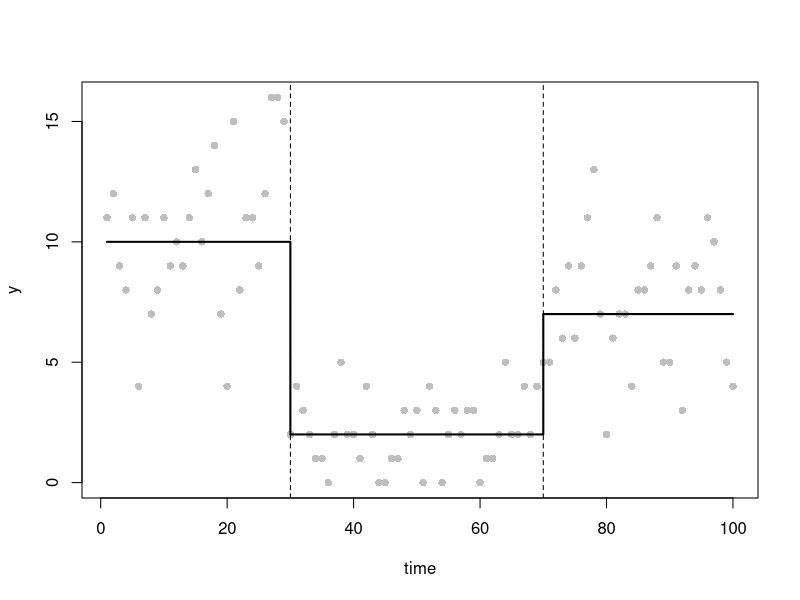
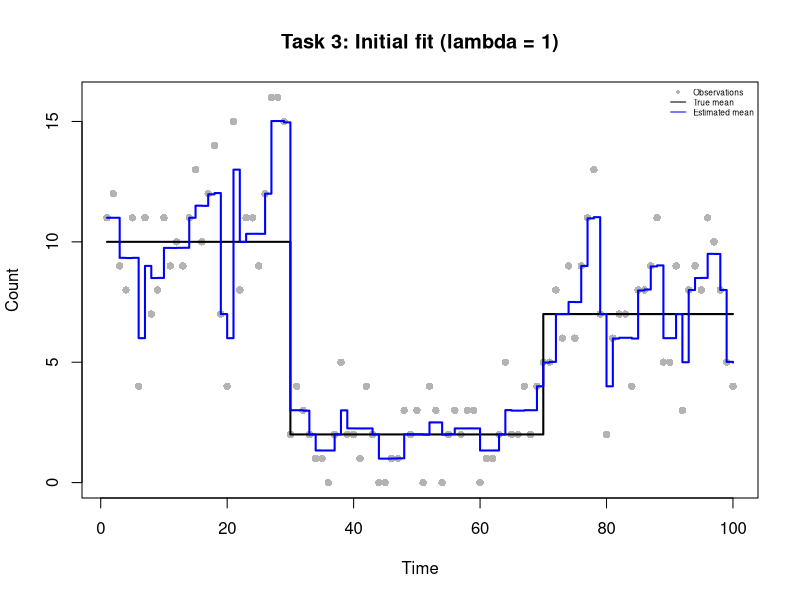
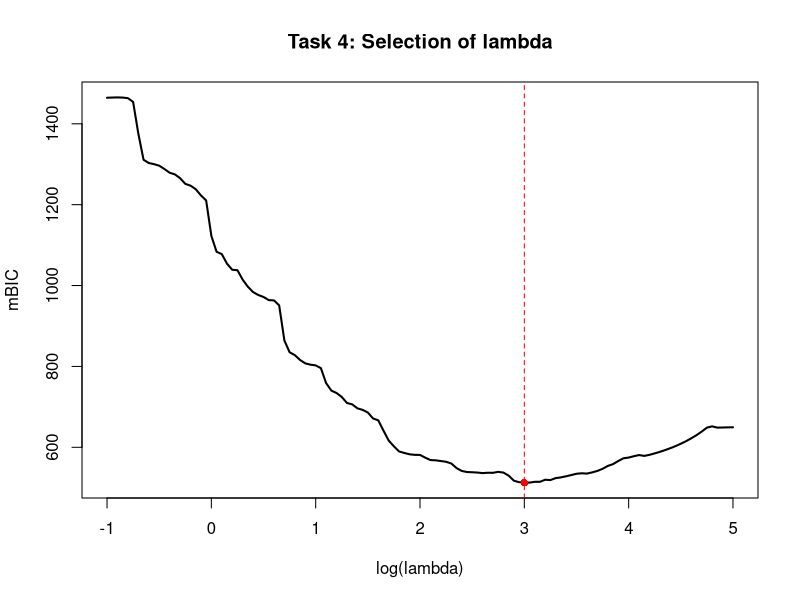
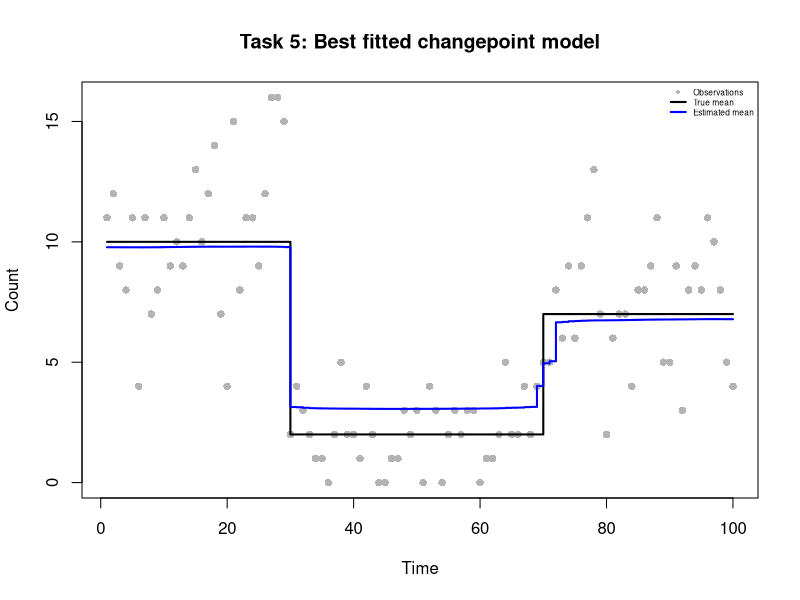
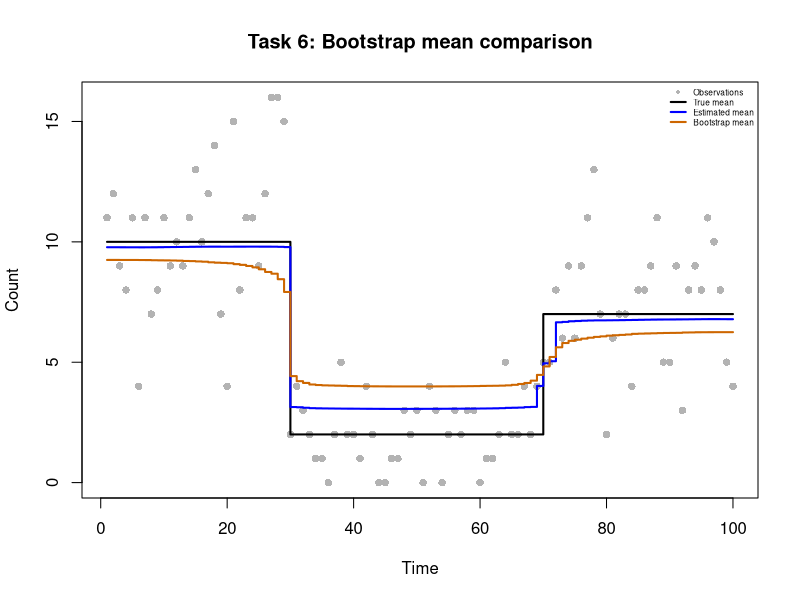
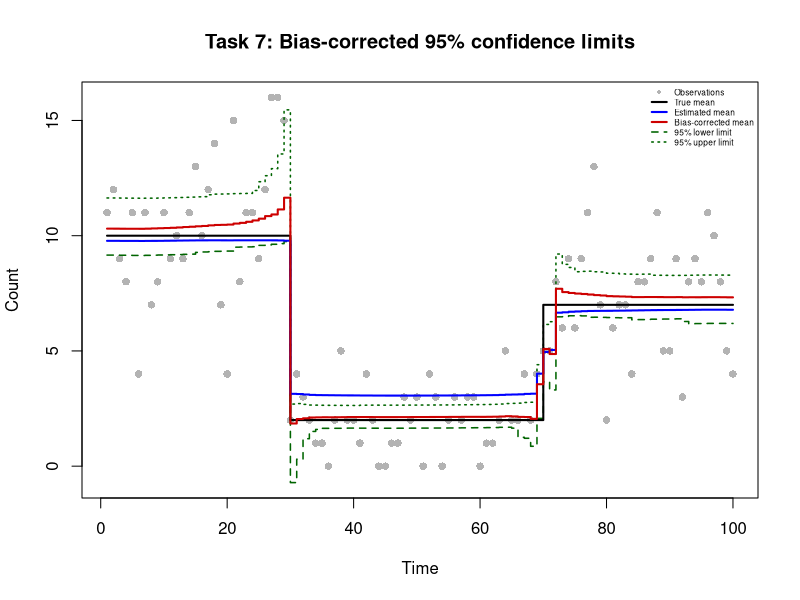

The R source for these figures, in order:
# Practical 3: Poisson Changepoint Model
# GitHub repository: https://github.com/tttraveller/Extended-statistics-pratical_1-.git
#
# Group number: 36
# Group member contributions:
# Lianjie Wu(s2970562): Tasks 1-3
#   Data simulation, smoothed LASSO objective and derivatives,
#   finite-difference verification, and initial BFGS fitting.
# Sicheng Liang(s2956212): Tasks 4-5
#   mBIC-based penalty selection, optimal model refitting,
#   and changepoint estimation.
# Josie Zhuo(s2959889): Tasks 6-7
#   Parametric bootstrap, bias correction, confidence intervals,
#   and final visualisation.
# All members participated in code review, testing, and integration.

#Task 1: Simulate data from a poisson changepoint model
set.seed(12345)
n <- 100
time <- 1:n

tau_true <- c(1, 30, 70, n+1)  ## cpt positions (with tau_0 and tau_{m+1})
m_true <- length(tau_true)-2  ## number of cpts (m)
theta_true <- c(10, 2, 7)  ## segment parameters (theta_1, theta_2, theta_3)

mu_true <- numeric(n)  ## mean function

for(i in seq_along(theta_true))
  mu_true[tau_true[i]:(tau_true[i+1]-1)] <- theta_true[i]
y <- rpois(n, lambda = mu_true)  ## simulate data y

# plot the observations, true mean and changepoint locations
plot(time, y, pch = 16, col = "grey")
lines(mu_true, col="black", lwd=2, type ="s")
abline(v = tau_true[-c(1,length(tau_true))], lty="dashed")

#Task 2: Smoothed LASSO objective and its derivatives

# Compute the penalised negative Poisson log-likelihood
# The cumulative sum of beta gives the log-mean at each time point
# Only beta[2:n] is penalised, since beta[1] is the baseline
poission_lasso_objective <- function(beta, y, lambda = 1, eps = 1e-6) {
  eta <- cumsum(beta)
  mu <- exp(eta)
  neg_loglik <- sum(mu - y * eta + lgamma(y + 1))
  penalty <- lambda * sum(sqrt(beta[-1L]^2 + eps))
  neg_loglik + penalty
}

# Compute the gradient of the penalised objective
# Reverse cumulative sums compute the negative log-likelihood gradient
# The smoothed LASSO derivative is added for beta[2:n]
poission_lasso_grad <- function(beta, y, lambda = 1, eps = 1e-6) {
  mu <- exp(cumsum(beta))
  gradient <- rev(cumsum(rev(mu - y)))
  gradient[-1L] <- gradient[-1L] +
    lambda * beta[-1L] / sqrt(beta[-1L]^2 + eps)
  gradient
}

# Compute the Hessian matrix of the penalised objective
# Each likelihood entry sums mu from max(i,j) to n
poission_lasso_hess <- function(beta, y, lambda = 1, eps = 1e-6) {
  p <- length(beta)
  mu <- exp(cumsum(beta))
  tail_mu <- rev(cumsum(rev(mu)))
  max_index <- outer(seq_len(p), seq_len(p), FUN = pmax)
  H <- matrix(tail_mu[as.vector(max_index)], nrow = p, ncol = p)
  j <- seq.int(2L, p)
  H[cbind(j, j)] <- H[cbind(j, j)] +
    lambda * eps / (beta[j]^2 + eps)^(3 / 2)
  H
}

# Check the analytical derivatives using central finite differences
# Start from a constant-mean model with no initial changepoints
beta_start <- c(log(mean(y)), rep(0, n - 1L))

# Test the baseline and three selected change parameters
check_idx <- c(1L, 30L, 70L, 100L)
h <- 1e-6

# Approximate the gradient using difference in objective values
numeric_grad <- sapply(check_idx, function(j) {
  bp <- beta_start
  bm <- beta_start
  bp[j] <- bp[j] + h
  bm[j] <- bm[j] - h
  (poission_lasso_objective(bp, y) -
      poission_lasso_objective(bm, y)) / (2 * h)
})
analytic_grad <- poission_lasso_grad(beta_start, y)
grad_error <- max(abs(numeric_grad - analytic_grad[check_idx]))

# Approximate Hessian columns using differences in gradients
numeric_hess_cols <- sapply(check_idx, function(j) {
  bp <- beta_start
  bm <- beta_start
  bp[j] <- bp[j] + h
  bm[j] <- bm[j] - h
  (poission_lasso_grad(bp, y) - poission_lasso_grad(bm, y)) / (2 * h)
})
analytic_hess <- poission_lasso_hess(beta_start, y)
hess_error <- max(abs(numeric_hess_cols - analytic_hess[, check_idx]))

# Report the largest errors and stop if they exceed tolerance
cat("Finite-difference gradient max error:", grad_error, "\n")
cat("Finite-difference Hessian max error:", hess_error, "\n")
stopifnot(grad_error < 1e-3, hess_error < 1e-2)


# Task 3: Initial model fitting with lambda=1

# Fit the penalised Poisson model using BFGS
# If optimisation fails to converge, restart from the last estimate
# with an increased iteration limit
fit_poisson <- function(y, lambda, start) {
  fit <- optim(par = start,
               fn = poission_lasso_objective,
               gr = poission_lasso_grad,
               y = y, lambda = lambda, eps = 1e-6,
               method = "BFGS",
               control = list(maxit = 2000, reltol = 1e-9))
  if (fit$convergence != 0L) {
    fit <- optim(par = fit$par,
                 fn = poission_lasso_objective,
                 gr = poission_lasso_grad,
                 y = y, lambda = lambda, eps = 1e-6,
                 method = "BFGS",
                 control = list(maxit = 4000, reltol = 1e-9))
  }
  fit
}

# Fit the model with the initial penalty lambda=1
fit_initial <- fit_poisson(y, lambda = 1, start = beta_start)

# Check convergence and the remaining gradient magnitude
cat("Task 3 BFGS convergence code:", fit_initial$convergence, "\n")
cat("Task 3 maximum absolute gradient:",
    max(abs(poission_lasso_grad(fit_initial$par, y, lambda = 1))), "\n")
if (fit_initial$convergence != 0L) stop("Task 3 did not converge.")

# Recover the estimated mean from the fitted log-mean parameters
mu_initial <- exp(cumsum(fit_initial$par))

# Compare observations with the true and estimated mean functions
plot(
  time, y,
  pch = 16, col = "grey70",
  xlab = "Time", ylab = "Count",
  main = "Task 3: Initial fit (lambda = 1)"
)

lines(time, mu_true, col = "black", lwd = 2, type = "s")
lines(time, mu_initial, col = "blue", lwd = 2, type = "s")

legend(
  "topright",
  legend = c("Observations", "True mean", "Estimated mean"),
  col = c("grey70", "black", "blue"),
  pch = c(16, NA, NA),
  lty = c(NA, 1, 1),
  cex = 0.5,
  bty = "n"
)


#Task 4: Penalty selection via grid search and mBIC

#generate the 121 lambda values
log_lambda_grid <- seq(-1, 5, by = 0.05)
lambda_grid <- exp(log_lambda_grid)
n_lambda <- length(lambda_grid)

# Store the results for each penalty value
mbic_values <- rep(NA_real_, n_lambda)
edf_values <- rep(NA_real_, n_lambda)
loglik_values <- rep(NA_real_, n_lambda)
convergence_codes <- rep(NA_integer_, n_lambda)

# Use warm starts to improve optimisation efficiency.
beta_current <- beta_start

for (i in seq_along(lambda_grid)) {
  lambda_current <- lambda_grid[i]
  # Fit the penalised Poisson model(by BFGS)
  fit <- fit_poisson(
    y = y,
    lambda = lambda_current,
    start = beta_current
  )
  
  # Record the convergence and skip unsuccessful fits
  convergence_codes[i] <- fit$convergence
  
  if (fit$convergence != 0L) {
    warning(paste("Optimisation failed at lambda =", lambda_current))
    next
  }
  
  # Extract the estimated parameters and update the parameters
  beta_hat <- fit$par
  beta_current <- beta_hat
  
  # Compute Hessians
  H_lambda <- poission_lasso_hess(
    beta_hat, y, lambda = lambda_current
  )
  
  H_0 <- poission_lasso_hess(
    beta_hat, y, lambda = 0
  )
  
  # Compute the effective degrees of freedom
  # Handle possible numerical failures when solving the Hessian system.
  edf <- tryCatch(
    #compute the trace(H_lambda^{-1} * H_0)
    sum(diag(solve(H_lambda, H_0))),
    error = function(e) {
      warning(paste("EDF calculation failed at lambda =", lambda_current))
      NA_real_
    }
  )
  
  if (!is.finite(edf)) next
  
  # Evaluate the unpenalised log-likelihood
  loglik <- -poission_lasso_objective(
    beta_hat, y, lambda = 0
  )
  
  # Compute the effective number of changepoints
  m_tilde <- edf - 1
  
  # Modified BIC
  mbic <- 3 * m_tilde * log(length(y)) - 2 * loglik
  
  # Results
  edf_values[i] <- edf
  loglik_values[i] <- loglik
  mbic_values[i] <- mbic
}
# Warn if any grid points failed to converge or produced invalid mBIC values
if (any(convergence_codes != 0L, na.rm = TRUE) ||
    any(!is.finite(mbic_values))) {
  warning("Some grid search results are invalid. Inspect Task 4.")
}

# Combine the results
q4_results <- data.frame(
  log_lambda = log_lambda_grid,
  lambda = lambda_grid,
  EDF = edf_values,
  mBIC = mbic_values,
  convergence = convergence_codes
)

# Check that valid results are available
valid_index <- which(is.finite(mbic_values))

if (length(valid_index) == 0L) {
  stop("No valid mBIC values were obtained.")
}

best_index <- valid_index[
  which.min(mbic_values[valid_index])
]

lambda_best <- lambda_grid[best_index]
log_lambda_best <- log_lambda_grid[best_index]
edf_best <- edf_values[best_index]
m_tilde_best <- edf_best - 1

# Display the selected model
cat("Best lambda:", lambda_best, "\n")
cat("Best log(lambda):", log_lambda_best, "\n")
cat("Minimum mBIC:", mbic_values[best_index], "\n")
cat("Effective degrees of freedom:", edf_best, "\n")
cat("Effective number of changepoints:", m_tilde_best, "\n")
cat("Number of invalid mBIC values:",
    sum(!is.finite(mbic_values)), "\n")
cat("Number of failed optimisations:",
    sum(convergence_codes != 0L, na.rm = TRUE), "\n")

# Plot mBIC against log(lambda)
plot(log_lambda_grid, mbic_values,
     type = "l",
     lwd = 2,
     xlab = "log(lambda)",
     ylab = "mBIC",
     main = "Task 4: Selection of lambda")

abline(v = log_lambda_best, col = "red", lty = 2)
points(log_lambda_best, mbic_values[best_index],
       col = "red", pch = 16)


#task5 Optimal model refitting and changepoint identification

# Refit the model
fit_best <- fit_poisson(
  y = y,
  lambda = lambda_best,
  start = beta_start
)

# Check the convergence
cat("Task 5 BFGS convergence code:", fit_best$convergence, "\n")

if (fit_best$convergence != 0L) {
  stop("Task 5 optimisation did not converge.")
}

# Extract the estimated parameters
beta_best <- fit_best$par

# Compute the estimated mean function
mu_best <- exp(cumsum(beta_best))

# Estimate the number of changepoints
m_hat <- floor(m_tilde_best)

# Identify the changepoints using the largest absolute coefficients
beta_changes <- abs(beta_best[-1L])

if (m_hat > 0L) {
  sorted_index <- order(beta_changes, decreasing = TRUE)
  tau_hat <- sort(sorted_index[seq_len(m_hat)] + 1L)
} else {
  tau_hat <- integer(0)
}

# Display the estimated changepoints
cat("Selected lambda:", lambda_best, "\n")
cat("Estimated number of changepoints:", m_hat, "\n")
cat("Estimated changepoint locations:", tau_hat, "\n")
cat("Task 5 maximum absolute gradient:",
    max(abs(poission_lasso_grad(beta_best, y, lambda = lambda_best))), "\n")

# Plot the observations, true mean and estimated mean
plot(time, y,
     pch = 16,
     col = "grey70",
     xlab = "Time",
     ylab = "Count",
     main = "Task 5: Best fitted changepoint model"
     )

lines(time, mu_true, col = "black", lwd = 2, type = "s")
lines(time, mu_best, col = "blue", lwd = 2, type = "s")

legend("topright",
       legend = c("Observations", "True mean", "Estimated mean"),
       col = c("grey70", "black", "blue"),
       pch = c(16, NA, NA),
       lty = c(NA, 1, 1),
       lwd = c(NA, 2, 2),
       cex = 0.5,
       bty = "n")


# Task 6: Parametric bootstrap and bias correction

# Use the selected penalty for all 200 bootstrap samples.
B <- 200L
n_obs <- length(y)

stopifnot(
  length(time) == n_obs,
  length(mu_true) == n_obs,
  length(mu_best) == n_obs,
  length(beta_best) == n_obs,
  all(is.finite(mu_best)), all(mu_best > 0),
  is.finite(lambda_best), lambda_best > 0
)

# Fix the seed and store each fitted bootstrap mean function.
set.seed(20261117)
mu_boot <- matrix(NA_real_, nrow = B, ncol = n_obs)
boot_convergence <- integer(B)

# Simulate Poisson data and refit with the selected penalty.

for (b in seq_len(B)) {
  y_sim <- rpois(n_obs, lambda = mu_best)
  fit_sim <- fit_poisson(y_sim, lambda = lambda_best,
                          start = beta_best)
    
  # Verify convergence before accepting the fitted mean.
  boot_convergence[b] <- fit_sim$convergence
  if (fit_sim$convergence != 0L) {
    stop(sprintf("Task 6: bootstrap fit %d did not converge.", b))
  }
    
  mu_sim <- exp(cumsum(fit_sim$par))
  if (any(!is.finite(mu_sim)) || any(mu_sim <= 0)) {
    stop(sprintf("Task 6: invalid fitted mean for sample %d.", b))
  }
  mu_boot[b, ] <- mu_sim
}


# Estimate the bootstrap mean and correct its pointwise bias.
mu_bar <- colMeans(mu_boot)
bootstrap_bias <- mu_bar - mu_best
mu_bc <- mu_best - bootstrap_bias

# Reflect the 95% percentile limits around the original estimate.
percentile_limits <- apply(mu_boot, 2L, quantile,
                           probs = c(0.025, 0.975), names = FALSE)
q_L <- percentile_limits[1L, ]
q_U <- percentile_limits[2L, ]
q_L_bc <- 2 * mu_best - q_U
q_U_bc <- 2 * mu_best - q_L

stopifnot(all(is.finite(mu_bc)), all(is.finite(q_L_bc)),
          all(is.finite(q_U_bc)), all(q_L_bc <= q_U_bc))

cat("Task 6 completed bootstrap fits:",
    sum(boot_convergence == 0L), "of", B, "\n")
# Compare observed counts and the three mean functions.
plot(time, y, pch = 16, col = "grey70",
     ylim = range(c(0, y, mu_true, mu_best, mu_bar)),
     xlab = "Time", ylab = "Count",
     main = "Task 6: Bootstrap mean comparison")
lines(time, mu_true, col = "black", lwd = 2, type = "s")
lines(time, mu_best, col = "blue", lwd = 2, type = "s")
lines(time, mu_bar, col = "darkorange3", lwd = 2, type = "s")
legend("topright",
       legend = c("Observations", "True mean", "Estimated mean",
                  "Bootstrap mean"),
       col = c("grey70", "black", "blue", "darkorange3"),
       pch = c(16, NA, NA, NA),
       lty = c(NA, 1, 1, 1),
       lwd = c(NA, 2, 2, 2),
       cex = 0.5, bty = "n")


# Task 7: Final plot with bias-corrected confidence limits

# Report negative basic-bootstrap limits without altering them.
negative_lower_idx <- which(q_L_bc < 0)
if (length(negative_lower_idx) > 0L) {
  cat("Task 7: negative corrected lower limits at time points:",
      paste(time[negative_lower_idx], collapse = ", "), "\n")
}

# Include all plotted series when choosing the vertical range.
final_ylim <- range(c(0, y, mu_true, mu_best, mu_bc,
                      q_L_bc, q_U_bc))

plot(time, y, pch = 16, col = "grey70", ylim = final_ylim,
     xlab = "Time", ylab = "Count",
     main = "Task 7: Bias-corrected 95% confidence limits")
# Give the lower and upper confidence limits distinct line types.
lines(time, q_L_bc, col = "darkgreen", lwd = 1.5,
      lty = 2, type = "s")
lines(time, q_U_bc, col = "darkgreen", lwd = 1.5,
      lty = 3, type = "s")
lines(time, mu_true, col = "black", lwd = 2, type = "s")
lines(time, mu_best, col = "blue", lwd = 2, type = "s")
lines(time, mu_bc, col = "red3", lwd = 2, type = "s")
legend("topright",
       legend = c("Observations", "True mean", "Estimated mean",
                  "Bias-corrected mean", "95% lower limit",
                  "95% upper limit"),
       col = c("grey70", "black", "blue", "red3",
               "darkgreen", "darkgreen"),
       pch = c(16, NA, NA, NA, NA, NA),
       lty = c(NA, 1, 1, 1, 2, 3),
       lwd = c(NA, 2, 2, 2, 1.5, 1.5),
       cex = 0.5, bty = "n")
